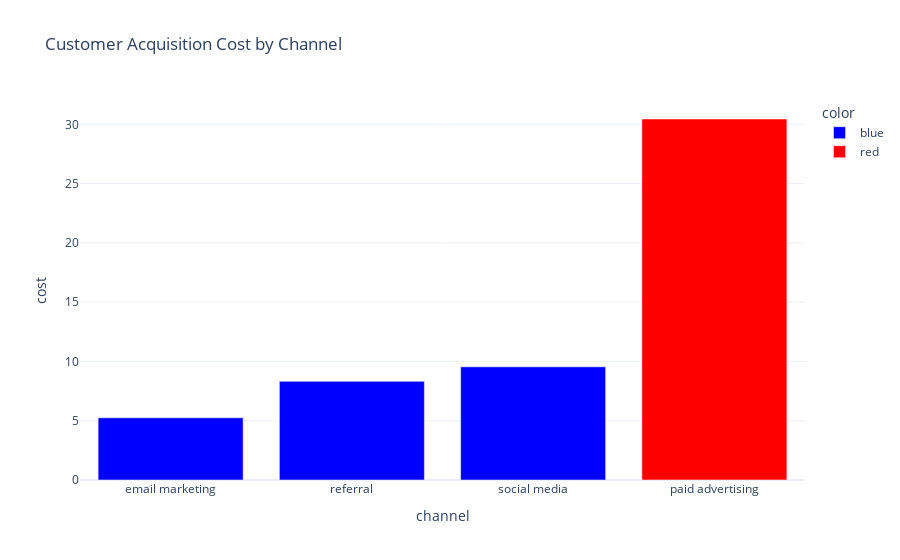

The cell this chart's notebook holds for it:
### Markdown cell above
Now let’s compare the cost of acquisition across different channels and identify the most and least profitable channels:

### Code cell
cost_by_channel = data.groupby('channel')['cost'].mean().reset_index()

cost_by_channel['color'] = cost_by_channel['cost'].apply(
    lambda x: 'red' if x == cost_by_channel['cost'].max() else 'blue'
)

fig = px.bar(cost_by_channel,
             x='channel',
             y='cost',
             title='Customer Acquisition Cost by Channel',
             color='color', 
             color_discrete_map={'red': 'red', 'blue': 'blue'})  
fig.show()

### Figure 1 — Plotly figure (JSON) as saved in the notebook; plotly's stock layout.template omitted (floating-point values rounded to 4 significant figures)
{"data": [{"alignmentgroup": "True", "hovertemplate": "color=blue<br>channel=%{x}<br>cost=%{y}<extra></extra>", "legendgroup": "blue", "marker": {"color": "blue", "pattern": {"shape": ""}}, "name": "blue", "offsetgroup": "blue", "orientation": "v", "showlegend": true, "textposition": "auto", "type": "bar", "x": ["email marketing", "referral", "social media"], "xaxis": "x", "y": [5.246, 8.32, 9.546], "yaxis": "y"}, {"alignmentgroup": "True", "hovertemplate": "color=red<br>channel=%{x}<br>cost=%{y}<extra></extra>", "legendgroup": "red", "marker": {"color": "red", "pattern": {"shape": ""}}, "name": "red", "offsetgroup": "red", "orientation": "v", "showlegend": true, "textposition": "auto", "type": "bar", "x": ["paid advertising"], "xaxis": "x", "y": [30.45], "yaxis": "y"}], "layout": {"barmode": "relative", "legend": {"title": {"text": "color"}, "tracegroupgap": 0}, "title": {"text": "Customer Acquisition Cost by Channel"}, "xaxis": {"anchor": "y", "domain": [0, 1], "title": {"text": "channel"}}, "yaxis": {"anchor": "x", "domain": [0, 1], "title": {"text": "cost"}}}}
